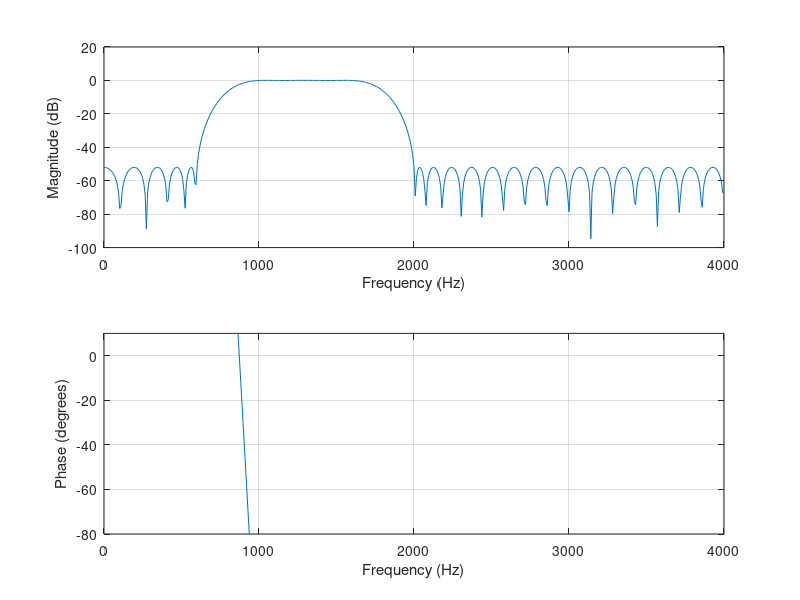

Write MATLAB code to recreate this figure.
fs = 8000;
f = [0 0.15 0.25 0.4 0.5 1];
m = [0 0 1 1 0 0];
w = [18 10 18];
format long
b = remez(55,f,m,w)
freqz(b,1,512,fs);
axis([0 fs/2 -80 10])